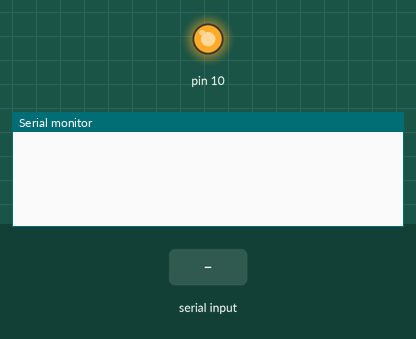
A sketch run on a simulated Arduino Uno, built with avr-gcc and run on an emulated ATmega328P. Shown: output pins drawn as LEDs (lit = HIGH), the last lines printed to the serial monitor. The inputs (shaded band) are chosen by the test bench. Pins used as bus, display or sensor lines are not drawn.

Above: at 1.2 s.
1.3 s: "1\n" received over Serial
At 2.2 s:
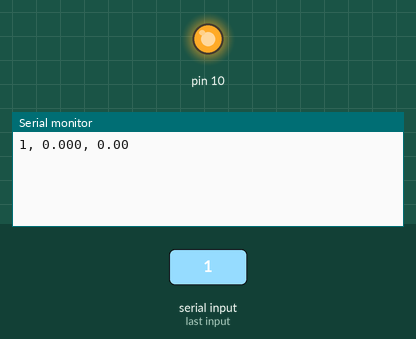
2.8 s: byte 97 ('a') received over Serial
At 3.4 s:
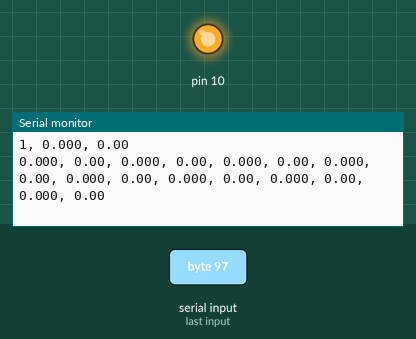
4.3 s: byte 63 ('?') received over Serial
At 5.7 s:
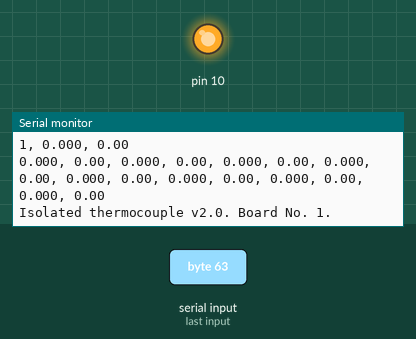

The sketch:

Isolated_thermocouple.ino
```cpp
#include <SPI.h>

// pin configuration
const int CS_arr[] = {2,3,4,5,6,7,8,9};

void setup() {
  Serial.begin(115200);
  SPI.begin();

  // pin configuration for SPI
  for (int i=0; i<8; i++) {
    pinMode(CS_arr[i], OUTPUT);
    digitalWrite(CS_arr[i], HIGH);
  }
}

byte data[4];

void serialEvent() {
  while (Serial.available()) {
    // read user input
    int c = (char)Serial.read();

    // parse input
    if      (c == '1') print_one(1);
    else if (c == '2') print_one(2);
    else if (c == '3') print_one(3);
    else if (c == '4') print_one(4);
    else if (c == '5') print_one(5);
    else if (c == '6') print_one(6);
    else if (c == '7') print_one(7);
    else if (c == '8') print_one(8);
    else if (c == 'a') print_all();
    else if (c == '?') Serial.println("Isolated thermocouple v2.0. Board No. 1.");
  }
}

void loop() {
}

void print_one(int n)
{
    // measure temperature
    read_SPI(CS_arr[n-1]);

    // return reading
    Serial.print(n, DEC);
    Serial.print(", ");
    decode_data();
    Serial.print('\n');
}

void print_all()
{
  for (int n=0; n<8; n++) {
    read_SPI(CS_arr[n]);
    decode_data();
    if (n<7)
      Serial.print(", ");
  }
  Serial.print('\n');
}

void decode_data()
{
  // 12-bit internal temperature data
  int sign = 1;
  if (data[2] & 0b10000000) {
    sign = -1;
    data[2] &= 0b01111111;
  }
  Serial.print(sign*((data[2]<<4) + (data[3]>>4))/16.0, 3);

  // separator
  Serial.write(", ");

  // check for error conditions
  if (data[3] & 0x01) {
    Serial.print("open circuit");
    return;
  } else if (data[3] & 0x02) {
    Serial.print("short to GND");
    return;
  } else if (data[3] & 0x04) {
    Serial.print("short to VCC");
    return;
  } else {
    // 14-bit thermocouple data
    sign = 1;
    if (data[0] & 0b10000000) {
      sign = -1;
      data[0] &= 0b01111111;
    }
    Serial.print(sign*((data[0]<<6) + (data[1]>>2))/4.0, 2);
  }
}

void read_SPI(const int CS_pin)
{
  // begin transaction
  SPI.beginTransaction(SPISettings(100000, MSBFIRST, SPI_MODE0));
  digitalWrite(CS_pin, LOW);

  // read the data
  for (int i=0; i<4; i++)
    data[i] = SPI.transfer(0x00);

  // end transaction
  digitalWrite(CS_pin, HIGH);
  SPI.endTransaction();
}
```

Measured:
- after the input at 1.3 s, the serial monitor: prints a new line at once (image 1)
- after the input at 2.8 s, the serial monitor: prints a new line at once (image 2)
- after the input at 4.3 s, the serial monitor: prints a new line at once (image 3)
